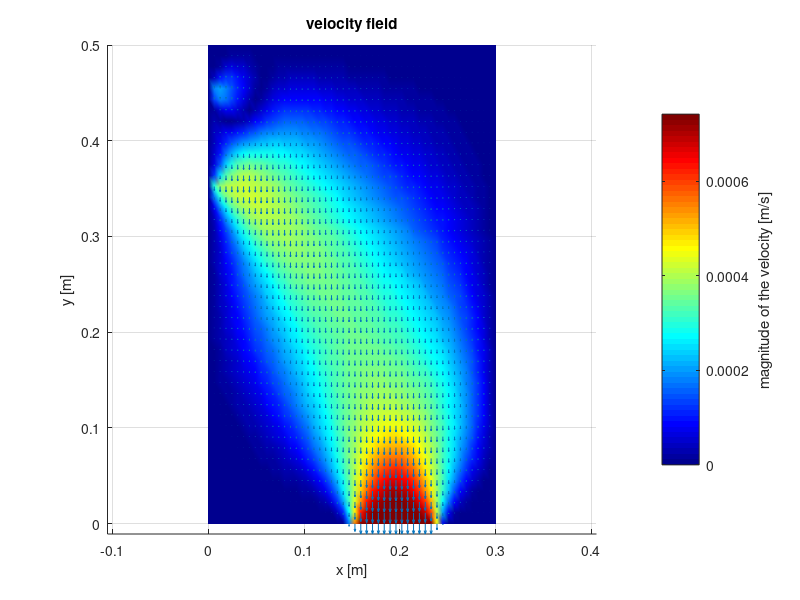

This chart was generated by the following MATLAB code:
clear all
close all
clc

% load the given velocity field.
load('Week4_velocity_field')

% plot the given velocity field
figure(1)
qx = 0.2;
qy = 0.0003;

% vary vy
vy = vy*qx;

% vary vx
vx = vx*qy;

% calculate the magnitude of the velocity
normv = sqrt(vx.^2 + vy.^2);

% plot the velocity field
surf(x,y,0*normv.', normv.');
colormap jet
shading interp
hold on
[X,Y] = ndgrid(x,y);
quiver(X,Y,vx,vy)
xlabel 'x [m]'
ylabel 'y [m]'
title 'velocity field'
cbar = colorbar;
ylabel(cbar, 'magnitude of the velocity [m/s]')
axis equal
axis tight
view(2)
pause;
